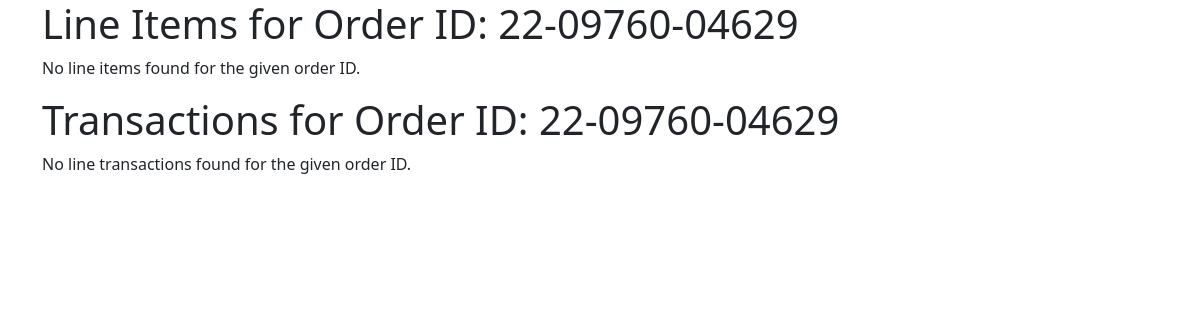
The page /order_line_items/22-09760-04629 on the database as committed earlier.
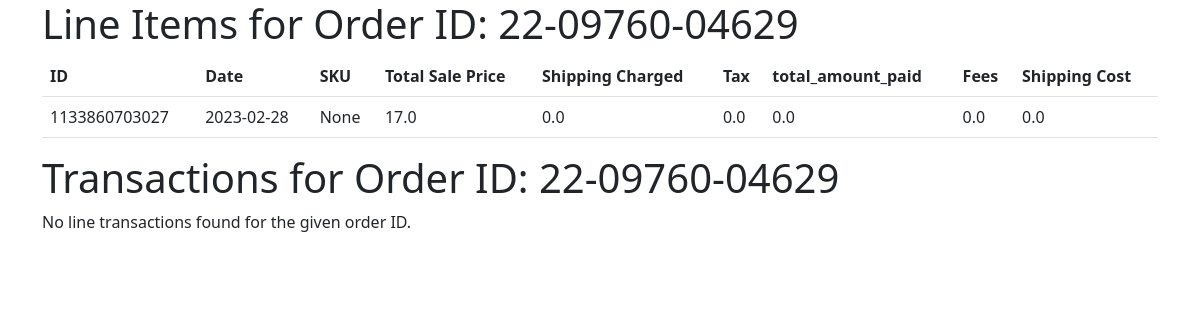
The same page on the database as committed later.
### models.py (models this page shows)
class LineItem(db.Model):
    __tablename__ = 'line_items'
    id = db.Column(db.Integer, primary_key=True)
    line_item_id = db.Column(db.String, nullable=False, unique=True)
    transaction_date = db.Column(db.Date, nullable=False)
    sku = db.Column(db.String, default=None)
    shipping_cost = db.Column(db.Float, nullable=False, default=0.00)
    total_sale_price = db.Column(db.Float, nullable=False, default=0.00)
    shipping_charged = db.Column(db.Float, nullable=False, default=0.00)
    tax = db.Column(db.Float, nullable=False, default=0.00)
    total_amount_paid = db.Column(db.Float, nullable=False, default=0.00)
    fees = db.Column(db.Float, nullable=False, default=0.00)
    order_id = db.Column(db.String, db.ForeignKey('orders.order_id'), nullable=False)

### app.py (the view)
@app.route('/order_line_items/<order_id>')
def display_order_line_items(order_id):
    line_items = LineItem.query.filter_by(order_id=order_id).all()
    transactions = Transaction.query.filter_by(order_id=order_id).all()
    print(transactions)
    return render_template('display_order_line_items.html', line_items=line_items or [], transactions=transactions or [], order_id=order_id)

### templates/display_order_line_items.html
{% extends "base.html" %}
{% block content %}
    <h1>Line Items for Order ID: {{ order_id }}</h1>
    {% if line_items %}
        <table class="table">
            <thead>
                <tr>
                    <th scope="col">ID</th>
                    <th scope="col">Date</th>
                    <th scope="col">SKU</th>
                    <th scope="col">Total Sale Price</th>
                    <th scope="col">Shipping Charged</th>
                    <th scope="col">Tax</th>
                    <th scope="col">total_amount_paid</th>
                    <th scope="col">Fees</th>
                    <th scope="col">Shipping Cost</th>
                </tr>
            </thead>
            <tbody>
                {% for line_item in line_items %}
                    <tr>
                        <td>{{ line_item.line_item_id }}</td>
                        <td>{{ line_item.transaction_date }}</td>
                        <td>{{ line_item.sku }}</td>
                        <td>{{ line_item.total_sale_price }}</td>
                        <td>{{ line_item.shipping_charged }}</td>
                        <td>{{ line_item.tax }}</td>
                        <td>{{ line_item.total_amount_paid }}</td>
                        <td>{{ line_item.fees }}</td>
                        <td>{{ line_item.shipping_cost }}</td>
                    </tr>
                {% endfor %}
            </tbody>
        </table>
    {% else %}
        <p>No line items found for the given order ID.</p>
    {% endif %}
    <h1> Transactions for Order ID: {{ order_id }}</h1>
    {% if transactions %}
        <table class="table">
            <thead>
                <tr>
                    <th scope="col">ID</th>
                    <th scope="col">Date</th>
                    <th scope="col">Type</th>
                    <th scope="col">Amount</th>
                    <th scope="col">Booking_Entry</th>
                </tr>
            </thead>
            <tbody>
                {% for transaction in transactions %}
                    <tr>
                        <td>{{ transaction.transaction_id }}</td>
                        <td>{{ transaction.transaction_date }}</td>
                        <td>{{ transaction.transaction_type }}</td>
                        <td>{{ transaction.amount }}</td>
                        <td>{{ transaction.booking_entry }}</td>
                    </tr>
                {% endfor %}
            </tbody>
        </table>
    {% else %}
        <p>No line transactions found for the given order ID.</p>
    {% endif %}
{% endblock %}

Rows that differ between the two databases and show on the page:
now on this page (row edited): LineItem: line_item_id "1133860703027", transaction_date "2023-02-28", sku "None", total_sale_price "17.0", shipping_charged "0.0", tax "0.0", total_amount_paid "0.0", fees "0.0", shipping_cost "0.0"
Other text that changed with them:
text no longer shown: "No line items found for the given order ID."
text now shown: "ID Date SKU Total Sale Price Shipping Charged Tax total_amount_paid Fees Shipping Cost"
